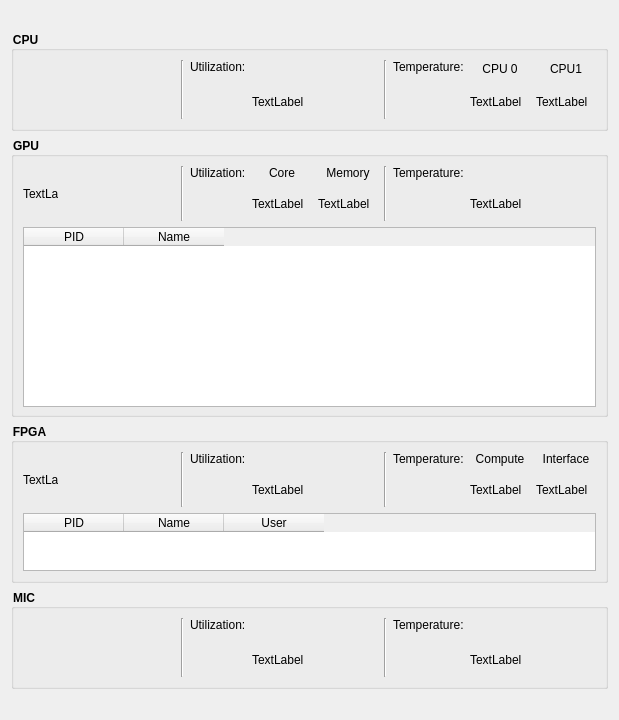
<?xml version="1.0" encoding="UTF-8"?>
<ui version="4.0">
 <class>FormSystemOverview</class>
 <widget class="QWidget" name="FormSystemOverview">
  <property name="geometry">
   <rect>
    <x>0</x>
    <y>0</y>
    <width>619</width>
    <height>720</height>
   </rect>
  </property>
  <property name="sizePolicy">
   <sizepolicy hsizetype="Preferred" vsizetype="Preferred">
    <horstretch>0</horstretch>
    <verstretch>0</verstretch>
   </sizepolicy>
  </property>
  <property name="minimumSize">
   <size>
    <width>540</width>
    <height>680</height>
   </size>
  </property>
  <property name="windowTitle">
   <string>System Overview</string>
  </property>
  <layout class="QVBoxLayout" name="verticalLayoutMeasurement">
   <item>
    <layout class="QVBoxLayout" name="verticalLayout">
     <item>
      <widget class="QGroupBox" name="groupBoxCPU">
       <property name="maximumSize">
        <size>
         <width>16777215</width>
         <height>100</height>
        </size>
       </property>
       <property name="font">
        <font>
         <weight>75</weight>
         <bold>true</bold>
        </font>
       </property>
       <property name="styleSheet">
        <string notr="true">QGroupBox::title { 
	background-color: solid;
 }</string>
       </property>
       <property name="title">
        <string>CPU</string>
       </property>
       <layout class="QHBoxLayout" name="horizontalLayout">
        <item>
         <spacer name="horizontalSpacer">
          <property name="orientation">
           <enum>Qt::Horizontal</enum>
          </property>
          <property name="sizeHint" stdset="0">
           <size>
            <width>40</width>
            <height>20</height>
           </size>
          </property>
         </spacer>
        </item>
        <item>
         <widget class="Line" name="line">
          <property name="orientation">
           <enum>Qt::Vertical</enum>
          </property>
         </widget>
        </item>
        <item>
         <widget class="QLabel" name="labelUtilization">
          <property name="maximumSize">
           <size>
            <width>16777215</width>
            <height>16777215</height>
           </size>
          </property>
          <property name="text">
           <string>Utilization:</string>
          </property>
          <property name="alignment">
           <set>Qt::AlignLeading|Qt::AlignLeft|Qt::AlignTop</set>
          </property>
         </widget>
        </item>
        <item>
         <layout class="QVBoxLayout" name="verticalLayout_8">
          <item>
           <spacer name="verticalSpacer">
            <property name="orientation">
             <enum>Qt::Vertical</enum>
            </property>
            <property name="sizeHint" stdset="0">
             <size>
              <width>20</width>
              <height>40</height>
             </size>
            </property>
           </spacer>
          </item>
          <item>
           <widget class="QLabel" name="labelCPUPixmapUtiliziation">
            <property name="minimumSize">
             <size>
              <width>60</width>
              <height>35</height>
             </size>
            </property>
            <property name="maximumSize">
             <size>
              <width>60</width>
              <height>35</height>
             </size>
            </property>
            <property name="text">
             <string>TextLabel</string>
            </property>
           </widget>
          </item>
         </layout>
        </item>
        <item>
         <layout class="QVBoxLayout" name="verticalLayout_15">
          <item>
           <spacer name="verticalSpacer_6">
            <property name="orientation">
             <enum>Qt::Vertical</enum>
            </property>
            <property name="sizeHint" stdset="0">
             <size>
              <width>20</width>
              <height>40</height>
             </size>
            </property>
           </spacer>
          </item>
          <item>
           <widget class="QLabel" name="labelCPUPixmapUtilization2">
            <property name="enabled">
             <bool>true</bool>
            </property>
            <property name="minimumSize">
             <size>
              <width>60</width>
              <height>35</height>
             </size>
            </property>
            <property name="maximumSize">
             <size>
              <width>60</width>
              <height>35</height>
             </size>
            </property>
            <property name="text">
             <string/>
            </property>
           </widget>
          </item>
         </layout>
        </item>
        <item>
         <widget class="Line" name="line_2">
          <property name="orientation">
           <enum>Qt::Vertical</enum>
          </property>
         </widget>
        </item>
        <item>
         <widget class="QLabel" name="labelCPUTemperature">
          <property name="text">
           <string>Temperature:</string>
          </property>
          <property name="alignment">
           <set>Qt::AlignLeading|Qt::AlignLeft|Qt::AlignTop</set>
          </property>
         </widget>
        </item>
        <item>
         <layout class="QVBoxLayout" name="verticalLayout_2">
          <item>
           <widget class="QLabel" name="labelCPU0Temperature">
            <property name="text">
             <string>CPU 0</string>
            </property>
            <property name="alignment">
             <set>Qt::AlignCenter</set>
            </property>
           </widget>
          </item>
          <item>
           <widget class="QLabel" name="labelCPU0PixmapTemperature">
            <property name="minimumSize">
             <size>
              <width>60</width>
              <height>35</height>
             </size>
            </property>
            <property name="maximumSize">
             <size>
              <width>60</width>
              <height>35</height>
             </size>
            </property>
            <property name="text">
             <string>TextLabel</string>
            </property>
           </widget>
          </item>
         </layout>
        </item>
        <item>
         <layout class="QVBoxLayout" name="verticalLayout_5">
          <item>
           <widget class="QLabel" name="labelCPU1Temperature">
            <property name="text">
             <string>CPU1</string>
            </property>
            <property name="alignment">
             <set>Qt::AlignCenter</set>
            </property>
           </widget>
          </item>
          <item>
           <widget class="QLabel" name="labelCPU1PixmapTemperature">
            <property name="minimumSize">
             <size>
              <width>60</width>
              <height>35</height>
             </size>
            </property>
            <property name="maximumSize">
             <size>
              <width>60</width>
              <height>35</height>
             </size>
            </property>
            <property name="text">
             <string>TextLabel</string>
            </property>
           </widget>
          </item>
         </layout>
        </item>
       </layout>
      </widget>
     </item>
     <item>
      <widget class="QGroupBox" name="groupBoxGPU">
       <property name="maximumSize">
        <size>
         <width>16777215</width>
         <height>280</height>
        </size>
       </property>
       <property name="font">
        <font>
         <weight>75</weight>
         <bold>true</bold>
        </font>
       </property>
       <property name="styleSheet">
        <string notr="true">QGroupBox::title { 
	background-color: solid;
 }</string>
       </property>
       <property name="title">
        <string>GPU</string>
       </property>
       <property name="flat">
        <bool>false</bool>
       </property>
       <layout class="QVBoxLayout" name="verticalLayout_3">
        <item>
         <layout class="QHBoxLayout" name="horizontalLayout_3">
          <item>
           <widget class="QLabel" name="labelGPUActivity">
            <property name="minimumSize">
             <size>
              <width>35</width>
              <height>35</height>
             </size>
            </property>
            <property name="maximumSize">
             <size>
              <width>35</width>
              <height>35</height>
             </size>
            </property>
            <property name="text">
             <string>TextLabel</string>
            </property>
           </widget>
          </item>
          <item>
           <spacer name="horizontalSpacer_2">
            <property name="orientation">
             <enum>Qt::Horizontal</enum>
            </property>
            <property name="sizeHint" stdset="0">
             <size>
              <width>40</width>
              <height>20</height>
             </size>
            </property>
           </spacer>
          </item>
          <item>
           <widget class="Line" name="line_3">
            <property name="orientation">
             <enum>Qt::Vertical</enum>
            </property>
           </widget>
          </item>
          <item>
           <widget class="QLabel" name="labelGPUUtilization">
            <property name="minimumSize">
             <size>
              <width>0</width>
              <height>50</height>
             </size>
            </property>
            <property name="text">
             <string>Utilization:</string>
            </property>
            <property name="alignment">
             <set>Qt::AlignLeading|Qt::AlignLeft|Qt::AlignTop</set>
            </property>
           </widget>
          </item>
          <item>
           <layout class="QVBoxLayout" name="verticalLayout_6">
            <item>
             <widget class="QLabel" name="labelGPUCoreUtilization">
              <property name="text">
               <string>Core</string>
              </property>
              <property name="alignment">
               <set>Qt::AlignCenter</set>
              </property>
             </widget>
            </item>
            <item>
             <widget class="QLabel" name="labelGPUCorePixmapUtilization">
              <property name="minimumSize">
               <size>
                <width>60</width>
                <height>35</height>
               </size>
              </property>
              <property name="maximumSize">
               <size>
                <width>60</width>
                <height>35</height>
               </size>
              </property>
              <property name="text">
               <string>TextLabel</string>
              </property>
             </widget>
            </item>
           </layout>
          </item>
          <item>
           <layout class="QVBoxLayout" name="verticalLayout_7">
            <item>
             <widget class="QLabel" name="labelGPUMemUtilization">
              <property name="text">
               <string>Memory</string>
              </property>
              <property name="alignment">
               <set>Qt::AlignCenter</set>
              </property>
             </widget>
            </item>
            <item>
             <widget class="QLabel" name="labelGPUMemPixmapUtilization">
              <property name="minimumSize">
               <size>
                <width>60</width>
                <height>35</height>
               </size>
              </property>
              <property name="maximumSize">
               <size>
                <width>60</width>
                <height>35</height>
               </size>
              </property>
              <property name="text">
               <string>TextLabel</string>
              </property>
             </widget>
            </item>
           </layout>
          </item>
          <item>
           <widget class="Line" name="line_4">
            <property name="orientation">
             <enum>Qt::Vertical</enum>
            </property>
           </widget>
          </item>
          <item>
           <widget class="QLabel" name="labelGPUTemperature">
            <property name="minimumSize">
             <size>
              <width>0</width>
              <height>50</height>
             </size>
            </property>
            <property name="text">
             <string>Temperature:</string>
            </property>
            <property name="alignment">
             <set>Qt::AlignLeading|Qt::AlignLeft|Qt::AlignTop</set>
            </property>
           </widget>
          </item>
          <item>
           <layout class="QVBoxLayout" name="verticalLayout_9">
            <item>
             <spacer name="verticalSpacer_2">
              <property name="orientation">
               <enum>Qt::Vertical</enum>
              </property>
              <property name="sizeHint" stdset="0">
               <size>
                <width>20</width>
                <height>40</height>
               </size>
              </property>
             </spacer>
            </item>
            <item>
             <widget class="QLabel" name="labelGPUPixmapTemperature">
              <property name="minimumSize">
               <size>
                <width>60</width>
                <height>35</height>
               </size>
              </property>
              <property name="maximumSize">
               <size>
                <width>60</width>
                <height>35</height>
               </size>
              </property>
              <property name="text">
               <string>TextLabel</string>
              </property>
             </widget>
            </item>
           </layout>
          </item>
          <item>
           <layout class="QVBoxLayout" name="verticalLayout_16">
            <item>
             <spacer name="verticalSpacer_7">
              <property name="orientation">
               <enum>Qt::Vertical</enum>
              </property>
              <property name="sizeHint" stdset="0">
               <size>
                <width>20</width>
                <height>40</height>
               </size>
              </property>
             </spacer>
            </item>
            <item>
             <widget class="QLabel" name="label">
              <property name="minimumSize">
               <size>
                <width>60</width>
                <height>35</height>
               </size>
              </property>
              <property name="maximumSize">
               <size>
                <width>60</width>
                <height>35</height>
               </size>
              </property>
              <property name="text">
               <string/>
              </property>
             </widget>
            </item>
           </layout>
          </item>
         </layout>
        </item>
        <item>
         <widget class="QTableWidget" name="tableWidgetGPUProcesses">
          <property name="sizePolicy">
           <sizepolicy hsizetype="Expanding" vsizetype="Expanding">
            <horstretch>0</horstretch>
            <verstretch>0</verstretch>
           </sizepolicy>
          </property>
          <property name="minimumSize">
           <size>
            <width>0</width>
            <height>180</height>
           </size>
          </property>
          <column>
           <property name="text">
            <string>PID</string>
           </property>
          </column>
          <column>
           <property name="text">
            <string>Name</string>
           </property>
          </column>
         </widget>
        </item>
       </layout>
      </widget>
     </item>
     <item>
      <widget class="QGroupBox" name="groupBoxFPGA">
       <property name="maximumSize">
        <size>
         <width>16777215</width>
         <height>160</height>
        </size>
       </property>
       <property name="font">
        <font>
         <weight>75</weight>
         <bold>true</bold>
        </font>
       </property>
       <property name="styleSheet">
        <string notr="true">QGroupBox::title { 
	background-color: solid;
 }</string>
       </property>
       <property name="title">
        <string>FPGA</string>
       </property>
       <layout class="QVBoxLayout" name="verticalLayout_4">
        <item>
         <layout class="QHBoxLayout" name="horizontalLayout_4">
          <item>
           <widget class="QLabel" name="labelFPGAActivity">
            <property name="minimumSize">
             <size>
              <width>35</width>
              <height>35</height>
             </size>
            </property>
            <property name="maximumSize">
             <size>
              <width>35</width>
              <height>35</height>
             </size>
            </property>
            <property name="text">
             <string>TextLabel</string>
            </property>
           </widget>
          </item>
          <item>
           <spacer name="horizontalSpacer_3">
            <property name="orientation">
             <enum>Qt::Horizontal</enum>
            </property>
            <property name="sizeHint" stdset="0">
             <size>
              <width>40</width>
              <height>20</height>
             </size>
            </property>
           </spacer>
          </item>
          <item>
           <widget class="Line" name="line_5">
            <property name="orientation">
             <enum>Qt::Vertical</enum>
            </property>
           </widget>
          </item>
          <item>
           <widget class="QLabel" name="labelFPGAUtilization">
            <property name="minimumSize">
             <size>
              <width>0</width>
              <height>50</height>
             </size>
            </property>
            <property name="text">
             <string>Utilization:</string>
            </property>
            <property name="alignment">
             <set>Qt::AlignLeading|Qt::AlignLeft|Qt::AlignTop</set>
            </property>
           </widget>
          </item>
          <item>
           <layout class="QVBoxLayout" name="verticalLayout_10">
            <item>
             <spacer name="verticalSpacer_3">
              <property name="orientation">
               <enum>Qt::Vertical</enum>
              </property>
              <property name="sizeHint" stdset="0">
               <size>
                <width>20</width>
                <height>40</height>
               </size>
              </property>
             </spacer>
            </item>
            <item>
             <widget class="QLabel" name="labelFPGAPixmapUtilization">
              <property name="minimumSize">
               <size>
                <width>60</width>
                <height>35</height>
               </size>
              </property>
              <property name="maximumSize">
               <size>
                <width>60</width>
                <height>35</height>
               </size>
              </property>
              <property name="text">
               <string>TextLabel</string>
              </property>
             </widget>
            </item>
           </layout>
          </item>
          <item>
           <layout class="QVBoxLayout" name="verticalLayout_17">
            <item>
             <spacer name="verticalSpacer_8">
              <property name="orientation">
               <enum>Qt::Vertical</enum>
              </property>
              <property name="sizeHint" stdset="0">
               <size>
                <width>20</width>
                <height>40</height>
               </size>
              </property>
             </spacer>
            </item>
            <item>
             <widget class="QLabel" name="label_2">
              <property name="minimumSize">
               <size>
                <width>60</width>
                <height>35</height>
               </size>
              </property>
              <property name="maximumSize">
               <size>
                <width>60</width>
                <height>35</height>
               </size>
              </property>
              <property name="text">
               <string/>
              </property>
             </widget>
            </item>
           </layout>
          </item>
          <item>
           <widget class="Line" name="line_7">
            <property name="orientation">
             <enum>Qt::Vertical</enum>
            </property>
           </widget>
          </item>
          <item>
           <widget class="QLabel" name="labelFPGATemperature">
            <property name="minimumSize">
             <size>
              <width>0</width>
              <height>50</height>
             </size>
            </property>
            <property name="text">
             <string>Temperature:</string>
            </property>
            <property name="alignment">
             <set>Qt::AlignLeading|Qt::AlignLeft|Qt::AlignTop</set>
            </property>
           </widget>
          </item>
          <item>
           <layout class="QVBoxLayout" name="verticalLayout_11">
            <item>
             <widget class="QLabel" name="labelFPGAComputeTemperature">
              <property name="text">
               <string>Compute</string>
              </property>
              <property name="alignment">
               <set>Qt::AlignCenter</set>
              </property>
             </widget>
            </item>
            <item>
             <widget class="QLabel" name="labelFPGAComputePixmapTemperature">
              <property name="minimumSize">
               <size>
                <width>60</width>
                <height>35</height>
               </size>
              </property>
              <property name="maximumSize">
               <size>
                <width>60</width>
                <height>35</height>
               </size>
              </property>
              <property name="text">
               <string>TextLabel</string>
              </property>
             </widget>
            </item>
           </layout>
          </item>
          <item>
           <layout class="QVBoxLayout" name="verticalLayout_12">
            <item>
             <widget class="QLabel" name="labelFPGAInterfaceTemperature">
              <property name="text">
               <string>Interface</string>
              </property>
              <property name="alignment">
               <set>Qt::AlignCenter</set>
              </property>
             </widget>
            </item>
            <item>
             <widget class="QLabel" name="labelFPGAInterfacePixmapTemperature">
              <property name="minimumSize">
               <size>
                <width>60</width>
                <height>35</height>
               </size>
              </property>
              <property name="maximumSize">
               <size>
                <width>60</width>
                <height>35</height>
               </size>
              </property>
              <property name="text">
               <string>TextLabel</string>
              </property>
             </widget>
            </item>
           </layout>
          </item>
         </layout>
        </item>
        <item>
         <widget class="QTableWidget" name="tableWidgetFPGAProcesses">
          <column>
           <property name="text">
            <string>PID</string>
           </property>
          </column>
          <column>
           <property name="text">
            <string>Name</string>
           </property>
          </column>
          <column>
           <property name="text">
            <string>User</string>
           </property>
          </column>
         </widget>
        </item>
       </layout>
      </widget>
     </item>
     <item>
      <widget class="QGroupBox" name="groupBoxMIC">
       <property name="maximumSize">
        <size>
         <width>16777215</width>
         <height>100</height>
        </size>
       </property>
       <property name="font">
        <font>
         <weight>75</weight>
         <bold>true</bold>
        </font>
       </property>
       <property name="styleSheet">
        <string notr="true">QGroupBox::title { 
	background-color: solid;
 }</string>
       </property>
       <property name="title">
        <string>MIC</string>
       </property>
       <layout class="QHBoxLayout" name="horizontalLayout_5">
        <item>
         <spacer name="horizontalSpacer_4">
          <property name="orientation">
           <enum>Qt::Horizontal</enum>
          </property>
          <property name="sizeHint" stdset="0">
           <size>
            <width>40</width>
            <height>20</height>
           </size>
          </property>
         </spacer>
        </item>
        <item>
         <widget class="Line" name="line_6">
          <property name="orientation">
           <enum>Qt::Vertical</enum>
          </property>
         </widget>
        </item>
        <item>
         <widget class="QLabel" name="labelMICUtilization">
          <property name="text">
           <string>Utilization:</string>
          </property>
          <property name="alignment">
           <set>Qt::AlignLeading|Qt::AlignLeft|Qt::AlignTop</set>
          </property>
         </widget>
        </item>
        <item>
         <layout class="QVBoxLayout" name="verticalLayout_13">
          <item>
           <widget class="QLabel" name="label_6">
            <property name="text">
             <string/>
            </property>
           </widget>
          </item>
          <item>
           <widget class="QLabel" name="labelMICPixmapUtilization">
            <property name="minimumSize">
             <size>
              <width>60</width>
              <height>35</height>
             </size>
            </property>
            <property name="maximumSize">
             <size>
              <width>60</width>
              <height>35</height>
             </size>
            </property>
            <property name="text">
             <string>TextLabel</string>
            </property>
           </widget>
          </item>
         </layout>
        </item>
        <item>
         <layout class="QVBoxLayout" name="verticalLayout_18">
          <item>
           <widget class="QLabel" name="label_5">
            <property name="text">
             <string/>
            </property>
           </widget>
          </item>
          <item>
           <widget class="QLabel" name="label_3">
            <property name="minimumSize">
             <size>
              <width>60</width>
              <height>35</height>
             </size>
            </property>
            <property name="maximumSize">
             <size>
              <width>60</width>
              <height>35</height>
             </size>
            </property>
            <property name="text">
             <string/>
            </property>
           </widget>
          </item>
         </layout>
        </item>
        <item>
         <widget class="Line" name="line_8">
          <property name="orientation">
           <enum>Qt::Vertical</enum>
          </property>
         </widget>
        </item>
        <item>
         <widget class="QLabel" name="labelMICTemperature">
          <property name="text">
           <string>Temperature:</string>
          </property>
          <property name="alignment">
           <set>Qt::AlignLeading|Qt::AlignLeft|Qt::AlignTop</set>
          </property>
         </widget>
        </item>
        <item>
         <layout class="QVBoxLayout" name="verticalLayout_14">
          <item>
           <widget class="QLabel" name="label_7">
            <property name="text">
             <string/>
            </property>
           </widget>
          </item>
          <item>
           <widget class="QLabel" name="labelMICPixmapTemperature">
            <property name="minimumSize">
             <size>
              <width>60</width>
              <height>35</height>
             </size>
            </property>
            <property name="maximumSize">
             <size>
              <width>60</width>
              <height>35</height>
             </size>
            </property>
            <property name="text">
             <string>TextLabel</string>
            </property>
           </widget>
          </item>
         </layout>
        </item>
        <item>
         <layout class="QVBoxLayout" name="verticalLayout_19">
          <item>
           <widget class="QLabel" name="label_4">
            <property name="minimumSize">
             <size>
              <width>60</width>
              <height>35</height>
             </size>
            </property>
            <property name="maximumSize">
             <size>
              <width>60</width>
              <height>35</height>
             </size>
            </property>
            <property name="text">
             <string/>
            </property>
           </widget>
          </item>
         </layout>
        </item>
       </layout>
      </widget>
     </item>
    </layout>
   </item>
  </layout>
 </widget>
 <resources/>
 <connections/>
</ui>
